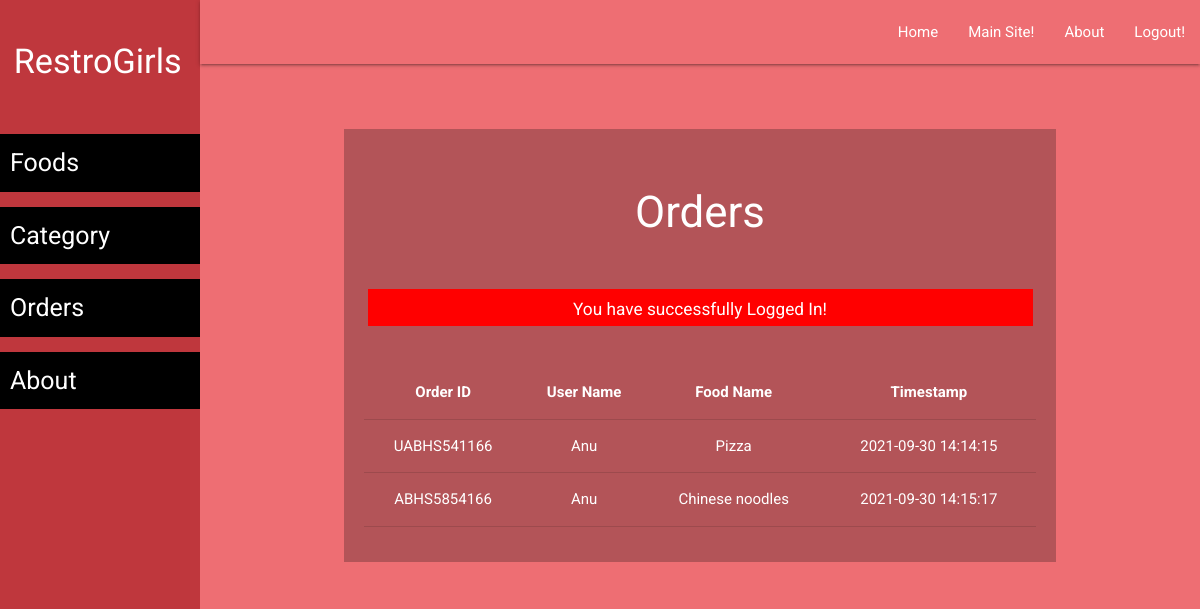
Page /admin/order-list.php (signed in) on the committed database.
### tables this page shows
CREATE TABLE `orders` (
  `id` int(11) NOT NULL,
  `order_id` varchar(20) NOT NULL,
  `user_id` varchar(10) NOT NULL,
  `food_id` varchar(10) NOT NULL,
  `user_name` varchar(100) NOT NULL,
  `timestamp` timestamp NOT NULL DEFAULT current_timestamp() ON UPDATE current_timestamp()
);

CREATE TABLE `food` (
  `id` int(11) NOT NULL,
  `cat_id` int(10) NOT NULL,
  `fname` varchar(50) NOT NULL,
  `description` varchar(250) NOT NULL
);

### admin/order-list.php (the view, shortened to what this page needs)
<?php require('layout/header.php'); ?>
<?php require('layout/left-sidebar-long.php'); ?>
<?php require('layout/topnav.php'); ?>
<?php require('layout/left-sidebar-short.php'); ?>
<?php
require('../backends/connection-pdo.php');
$sql = 'SELECT orders.order_id, orders.user_name, food.fname, orders.timestamp FROM orders LEFT JOIN food ON orders.food_id = food.id';
$query  = $pdoconn->prepare($sql);
$query->execute();
$arr_all = $query->fetchAll(PDO::FETCH_ASSOC);
?>
<div class="section white-text" style="background: #B35458;">
	<div class="section">
		<h3>Orders</h3>
	</div>
  <?php
    if (isset($_SESSION['msg'])) {
        echo '<div class="section center" style="margin: 5px 35px;"><div class="row" style="background: red; color: white;">
        <div class="col s12">
            <h6>'.$_SESSION['msg'].'</h6>
            </div>
        </div></div>';
    }
    ?>
	<div class="section center" style="padding: 20px;">
		<table class="centered responsive-table">
        <thead>
          <tr>
              <th>Order ID</th>
              <th>User Name</th>
              <th>Food Name</th>
              <th>Timestamp</th>
          </tr>
        </thead>
        <tbody>
          <?php
            foreach ($arr_all as $key) {
          ?>
          <tr>
            <td><?php echo $key['order_id']; ?></td>
            <td><?php echo $key['user_name']; ?></td>
            <td><?php echo $key['fname']; ?></td>
            <td><?php echo $key['timestamp']; ?></td>
          </tr>
          <?php } ?>
        </tbody>
      </table>
	</div>
</div>
<?php require('layout/footer.php'); ?>

### css/form-style.css (style rules this page uses)
body { background: #ee6e73; font-family: "Roboto", sans-serif; -webkit-font-smoothing: antialiased; -moz-osx-font-smoothing: grayscale; }
.row { margin-bottom: 0 !important; }
.col { padding: 0 !important; }

### rows in the picture
orders: order "UABHS541166", user_name "Anu", food.fname "Pizza", timestamp "2021-09-30 14:14:15"
orders: order "ABHS5854166", user_name "Anu", food.fname "Chinese noodles", timestamp "2021-09-30 14:15:17"

### other values in the picture
$_SESSION['msg'] "You have successfully Logged In!"
